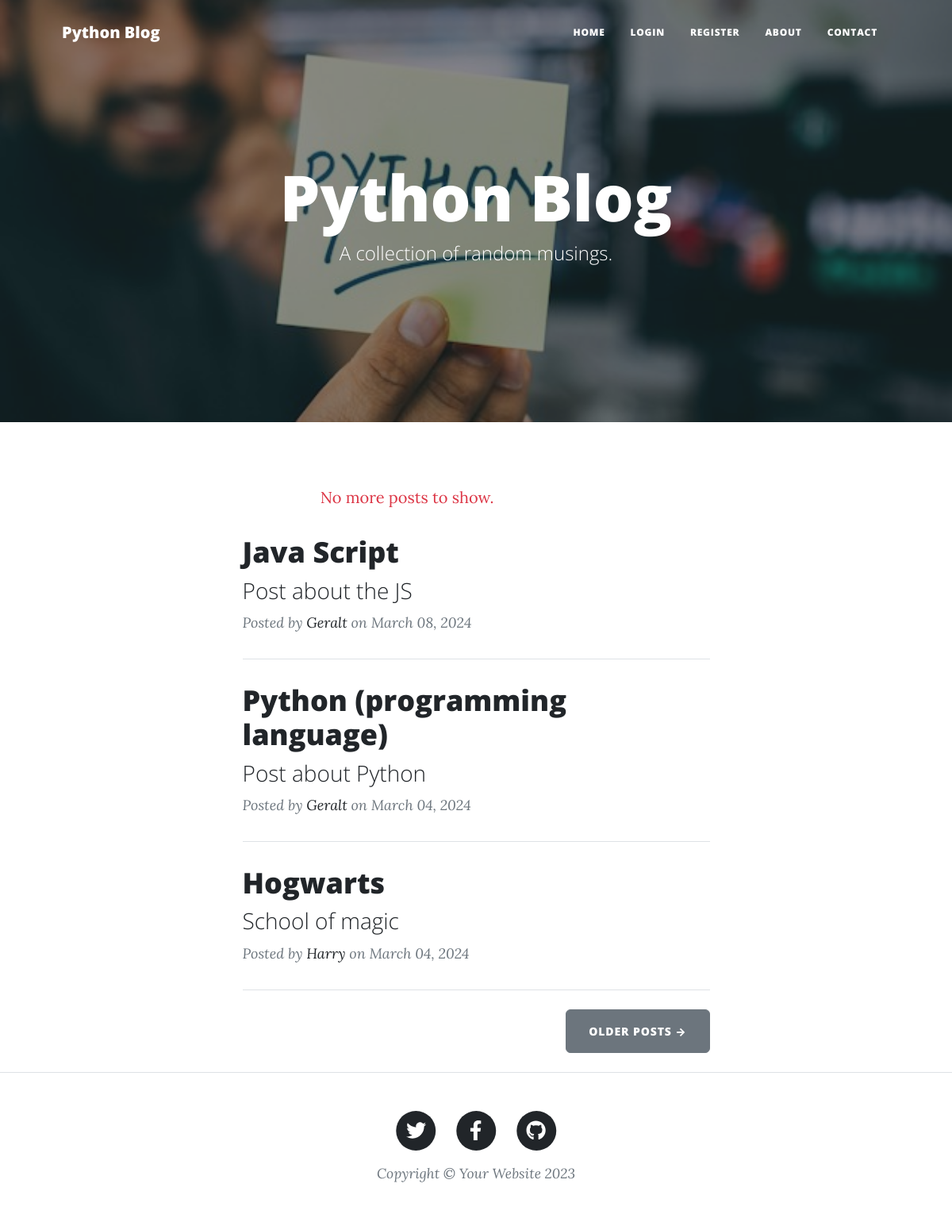
Screenshot of /9 with the database file from the repository.
### db_posts.py (models this page shows)
class Base(DeclarativeBase):
    pass

class BlogPost(Base):
    __tablename__ = "blog_posts"
    id: Mapped[str] = mapped_column(String(50), primary_key=True)
    title: Mapped[str] = mapped_column(String(250), unique=True, nullable=False)
    subtitle: Mapped[str] = mapped_column(String(250), nullable=False)
    date: Mapped[str] = mapped_column(String(250), nullable=False)
    body: Mapped[str] = mapped_column(Text, nullable=False)
    img_url: Mapped[str] = mapped_column(String(250), nullable=False)
    author_id: Mapped[str] = mapped_column(
        String(50), ForeignKey("users.id"), nullable=False
    )
    author = relationship("User", back_populates="posts", lazy="joined")
    comments = relationship("Comment", back_populates="parent_post", lazy="joined")

class User(Base, UserMixin):
    __tablename__ = "users"
    id: Mapped[str] = mapped_column(String(50), primary_key=True)
    email: Mapped[str] = mapped_column(String(250), unique=True, nullable=False)
    password: Mapped[str] = mapped_column(String(250), nullable=False)
    name: Mapped[str] = mapped_column(String(250), nullable=False)
    posts = relationship("BlogPost", back_populates="author", lazy="joined")
    comments = relationship("Comment", back_populates="comment_author", lazy="joined")

### app.py (the view)
@app.route("/")
@app.route("/<int:limit>")
def get_all_posts(limit=3):
    posts = get_posts(limit)
    if len(posts) < limit:
        flash("No more posts to show.")
    return render_template(
        "index.html", all_posts=posts, current_user=current_user, limit=limit + 3
    )

### db_posts.py (called while the page is built)
def get_posts(limit: int):
    with Session(engine) as session:
        result = session.query(BlogPost).order_by(BlogPost.date.desc()).limit(limit)
        posts = result.all()
        return posts

### templates/index.html (shortened to what this page needs)
{% include "header.html" %}
<header
  class="masthead"
  style="background-image: url('../static/assets/img/home-bg.jpg')"
>
  <div class="container position-relative px-4 px-lg-5">
    <div class="row gx-4 gx-lg-5 justify-content-center">
      <div class="col-md-10 col-lg-8 col-xl-7">
        <div class="site-heading">
          <h1>Python Blog</h1>
          <span class="subheading">A collection of random musings.</span>
        </div>
      </div>
    </div>
  </div>
</header>
<div class="container px-4 px-lg-5">
  <div class="row gx-4 gx-lg-5 justify-content-center">
    <div class="col-md-10 col-lg-8 col-xl-7">
      {% include 'messages.html' %} {% for post in all_posts %}
      <div class="post-preview">
        <a href="{{ url_for('show_post', post_id=post.id) }}">
          <h2 class="post-title">{{ post.title }}</h2>
          <h3 class="post-subtitle">{{ post.subtitle }}</h3>
        </a>
        <p class="post-meta">
          Posted by
          <a href="#">{{post.author.name}}</a>
          on {{post.date}}
        </p>
      </div>
      <hr class="my-4" />
      {% endfor %}
      <div class="d-flex justify-content-end mb-4">
        <a
          class="btn btn-secondary text-uppercase"
          href="{{url_for('get_all_posts', limit=limit)}}"
          >Older Posts →</a
        >
      </div>
    </div>
  </div>
</div>
{% include "footer.html" %}

### rows the page displays
BlogPost: title "Java Script", subtitle "Post about the JS", author.name "Geralt", date "March 08, 2024"
BlogPost: title "Python (programming language)", subtitle "Post about Python", author.name "Geralt", date "March 04, 2024"
BlogPost: title "Hogwarts", subtitle "School of magic", author.name "Harry", date "March 04, 2024"

### other values shown
{{ messages[0] }} "No more posts to show."
